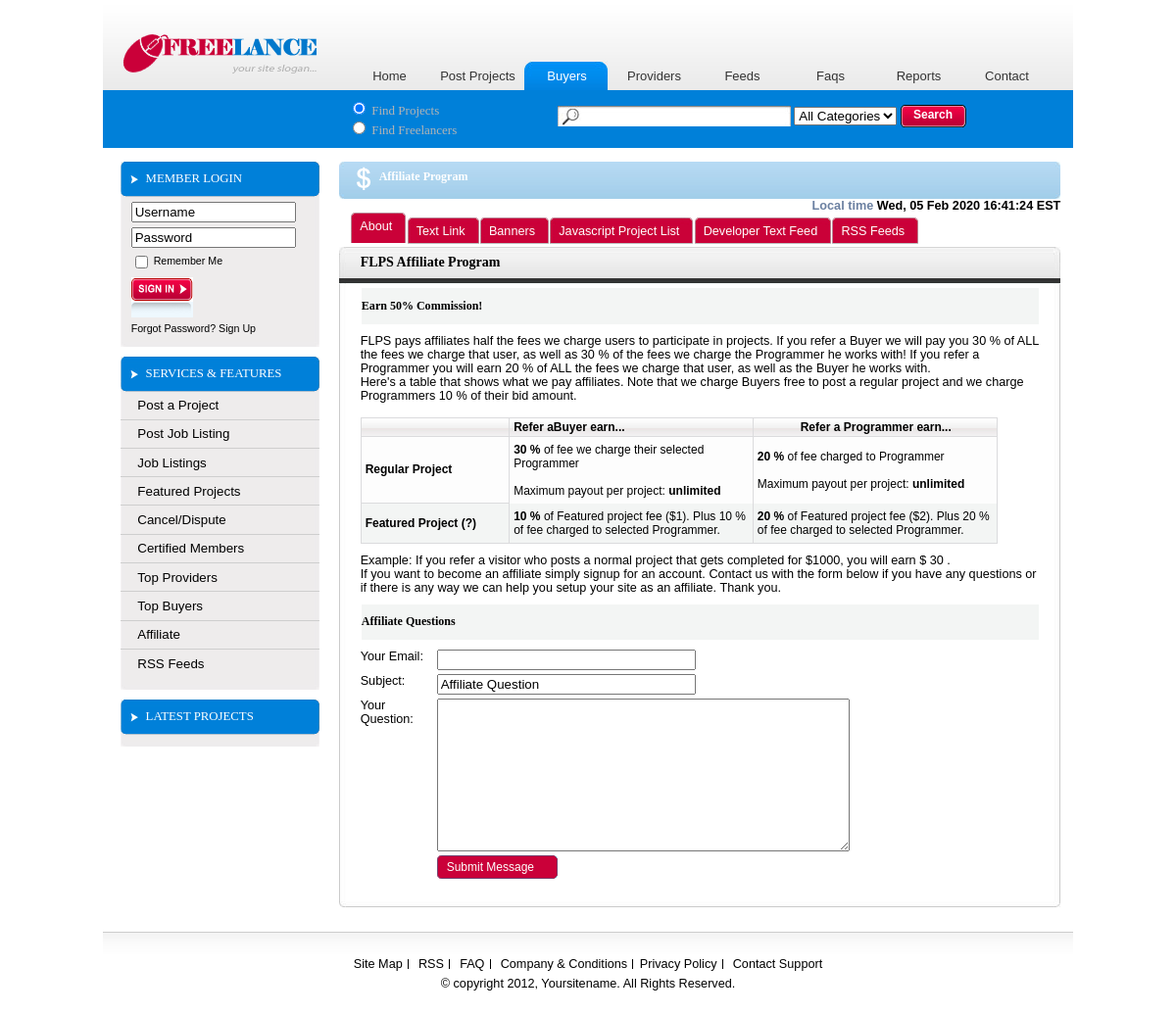
The page /index.php/affiliate on the database its author committed.
### tables this page shows
CREATE TABLE IF NOT EXISTS `affiliate_payment` (
  `id` int(11) NOT NULL auto_increment,
  `buyer_affiliate_fee` varchar(256) NOT NULL,
  `buyer_min_amount` varchar(256) NOT NULL,
  `buyer_min_payout` varchar(256) NOT NULL,
  `buyer_max_payout` varchar(256) NOT NULL,
  `buyer_project_fee` varchar(256) NOT NULL,
  `programmer_affiliate_fee` varchar(256) NOT NULL,
  `programmer_min_amount` varchar(256) NOT NULL,
  `programmer_min_payout` varchar(256) NOT NULL,
  `programmer_max_payout` varchar(256) NOT NULL,
  `programmer_project_fee` varchar(256) NOT NULL,
  PRIMARY KEY  (`id`)
);

CREATE TABLE IF NOT EXISTS `page` (
  `id` smallint(5) unsigned NOT NULL auto_increment,
  `url` varchar(64) NOT NULL,
  `name` varchar(128) NOT NULL,
  `page_title` varchar(128) NOT NULL,
  `content` text NOT NULL,
  `is_active` tinyint(4) NOT NULL default '1',
  `created` int(11) NOT NULL,
  PRIMARY KEY  (`id`)
);

### app/views/affiliate/affiliates.php (the view, shortened to what the rows shown need)
<?php $this->load->view('header'); ?>
<?php $this->load->view('sidebar'); ?>
<div id="main">
  <div class="clsInnerCommon ">
    <div class="clsHeaderLeft">
      <div class="clsHeaderRight">
        <div class="clsHeaderCenter">
          <h5 class="clssearchicon">Affiliate Program</h5>
        </div>
      </div>
    </div>
  </div>
  <div id="listProjects" class="clsInfoBox">
         <div class="slidetabsmenu menu_fix TabMenu50">
                          <?php $this->load->view('innerMenu1'); ?>
                        </div>
                        <div class="clsAffiliate1">
                   <div class="block">
      <div class="main_t">
        <div class="main_r">
          <div class="main_b">
            <div class="main_l">
              <div class="main_tl">
                <div class="main_tr">
                  <div class="main_bl">
                    <div class="main_br">
                      <div class="cls100_p">
                                              <div class="clsprogram1">
                                                <h2>FLPS Affiliate Program</h2>
                                                <h3 class="fsize TpSpace">Earn <?php echo $affiliate['buyer_affiliate_fee']+$affiliate['programmer_affiliate_fee']; ?>% Commission!</h3>
                                                <p class="fsize1">FLPS pays affiliates half the fees we charge users to participate in projects. If you refer a Buyer we will pay you
                                                  <?php if(isset($affiliate['buyer_affiliate_fee'])) echo $affiliate['buyer_affiliate_fee']; ?>
                                                  % of ALL the fees we charge that user, as well as
                                                  <?php if(isset($affiliate['buyer_affiliate_fee'])) echo $affiliate['buyer_affiliate_fee']; ?>
                                                  % of the fees we charge the Programmer he works with! If you refer a Programmer you will earn
                                                  <?php if(isset($affiliate['programmer_affiliate_fee'])) echo $affiliate['programmer_affiliate_fee']; ?>
                                                  % of ALL the fees we charge that user, as well as the Buyer he works with.</p>
                                                <p class="fsize1">Here's a table that shows what we pay affiliates. Note that we charge Buyers free to post a regular project and we charge Programmers
                                                  <?php if(isset($settings['PROVIDER_COMMISSION_AMOUNT'])) echo $settings['PROVIDER_COMMISSION_AMOUNT']; ?>
                                                  % of their bid amount.</p>
                                                <div class="clsAffiliateTable1">
                                                  <table width="650" cellspacing="1" cellpadding="2">
                                                    <tbody>
                                                      <tr>
                                                        <td width="148" align="center" class="dt">&nbsp;</td>
                                                        <td width="248" class="dt">Refer aBuyer earn...</td>
                                                        <td width="248" align="center" class="dt">Refer a Programmer earn...</td>
                                                      </tr>
                                                      <tr class="BdrLeft">
                                                        <td class="dt1 dt0"><b>Regular Project</b></td>
                                                        <td class="dt1"><b>
                                                          <?php if(isset($affiliate['buyer_affiliate_fee'])) echo $affiliate['buyer_affiliate_fee']; ?>
                                                          %</b> of fee we charge their selected Programmer
                                                          <br />
                                                          <br />
                                                          Maximum payout per project: <b>
                                                          <?php if(isset($affiliate['buyer_max_payout'])) echo $affiliate['buyer_max_payout']; ?>
                                                          </b></td>
                                                        <td class="dt1"><b>
                                                          <?php if(isset($affiliate['programmer_affiliate_fee'])) echo $affiliate['programmer_affiliate_fee']; ?>
                                                          %</b> of fee charged to Programmer
                                                          <br />
                                                         <br />
                                                          Maximum payout per project: <b>
                                                          <?php if(isset($affiliate['programmer_max_payout'])) echo $affiliate['programmer_max_payout']; ?>
                                                          </b></td>
                                                      </tr>
                                                      <tr class="BdrLeft">
                                                        <td class="dt2 dt0 "><b>Featured Project (?)</b></td>
                                                        <td class="dt2"><b>
                                                          <?php if(isset($affiliate['buyer_project_fee'])) echo $affiliate['buyer_project_fee']; ?>
                                                          %</b> of Featured project fee ($<? echo $settings['FEATURED_PROJECT_AMOUNT'] * $affiliate['buyer_project_fee']/100; ?>). Plus
                                                          <?php if(isset($affiliate['buyer_project_fee'])) echo $affiliate['buyer_project_fee']; ?>
                                                          % of fee charged to selected Programmer.</td>
                                                        <td  class="dt2"><b>
                                                          <?php if(isset($affiliate['programmer_project_fee'])) echo $affiliate['programmer_project_fee']; ?>
                                                          %</b> of Featured project fee ($<? echo $settings['FEATURED_PROJECT_AMOUNT'] * $affiliate['programmer_project_fee']/100; ?>). Plus
                                                          <?php if(isset($affiliate['programmer_project_fee'])) echo $affiliate['programmer_project_fee']; ?>
                                                          % of fee charged to selected Programmer.</td>
                                                      </tr>
                                                    </tbody>
                                                  </table>
                                                </div>
                                                <p>Example: If you refer a visitor who posts a normal project that gets completed for $1000, you will earn $
                                                  <?php
								    $bid_amount 	=	1000;
								 	$provider_percentage_amount = $bid_amount * ($settings['PROVIDER_COMMISSION_AMOUNT']/100);
									$commision_amount = $provider_percentage_amount * ($affiliate['buyer_affiliate_fee']/100);
									echo $commision_amount;
								 ?>
                                                  . </p>
                                                <p>If you want to become an affiliate simply signup for an account. Contact us with the form below if you have any questions or if there is any way we can help you setup your site as an affiliate. Thank you.</p>
                                                <div class="clsAffiliateQuestion1">
                                                  <form name="affiliateQuestionForm" action="<?php echo site_url() ?>/affiliate" method="post">
                                                    <h3>Affiliate Questions</h3>
                                                    <p>
                                                      <label>Your Email:</label>
                                                      <input class="clsAffiliateTextBox" type="text" value="" name="your_email" />
                                                      <?php echo form_error('your_email'); ?></p>
                                                    <p>
                                                      <label>Subject:</label>
                                                      <input class="clsAffiliateTextBox" type="text" value="Affiliate Question" name="Subject" />
                                                    </p>
                                                    <p>
                                                      <label>Your Question:</label>
                                                      <textarea cols="50" name="description" rows="10"></textarea>
                                                    </p>
                                                    <p>
                                                      <label>&nbsp;</label>
                                                      <span> <a class="buttonBlackShad" href="#"><span>Submit Message</span></a></span></p>
                                                  </form>
                                                </div>
                                              </div>
                        </div>
                      </div>
                    </div>
                  </div>
                </div>
              </div>
            </div>
          </div>
        </div>
      </div>
    </div>
  </div>
</div>
<?php $this->load->view('footer'); ?>

### app/views/footer.php (shortened to what the rows shown need)
</div>
  <div id="footer">
  	<ul>
		<li><a href="<?php echo site_url('page/sitemap'); ?>"><?php echo $this->lang->line('Site Map');?></a></li>
		<li><a href="<?php echo site_url('?c=rss'); ?>"><?php echo $this->lang->line('RSS'); ?></a></li>
		<li><a href="<?php echo site_url('faq'); ?>"><?php echo $this->lang->line('FAQ'); ?></a></li>
		<?php
		if(isset($pages))
		{
			foreach($pages->result() as $page)
			{
				echo '<li><a href="'.site_url('page').'/'.$page->url.'">'.$page->name.'</a></li>';
			 }
			 }
		   ?>
		<li class="clsNoBorder"><a href="<?php echo site_url('contact'); ?>"><?php echo $this->lang->line('Contact Support');?></a></li>
	</ul>
	<p><?php echo $this->lang->line('copy');?></p>
  </div>
</div>
</body>
</html>

### rows shown on the page
affiliate_payment: $affiliate['buyer_affiliate_fee']+$affiliate['programmer_affiliate_fee'] "50", buyer_affiliate_fee "30", programmer_affiliate_fee "20", buyer_max_payout "unlimited", programmer_max_payout "unlimited", buyer_project_fee "10", buyer_project_fee "1", programmer_project_fee "20", programmer_project_fee "2"
page: name "Company & Conditions"
page: name "Privacy Policy"

### other values the page prints
$this->lang->line('Home') "Home"
$this->lang->line('Post Projects') "Post Projects"
$this->lang->line('Buyers') "Buyers"
$this->lang->line('Programmers') "Providers"
$this->lang->line('Feeds') "Feeds"
$this->lang->line('Faqs') "Faqs"
$this->lang->line('Reports') "Reports"
$this->lang->line('Contact') "Contact"
$this->lang->line('MEMBER LOGIN') "MEMBER LOGIN"
$this->lang->line('remember me') "Remember Me"
$this->lang->line('Forgot Password?') "Forgot Password?"
$this->lang->line('Sign Up') "Sign Up"
$this->lang->line('Services_And_Features') "SERVICES & FEATURES"
$this->lang->line('Post a Project') "Post a Project"
$this->lang->line('Post Job listing') "Post Job Listing"
